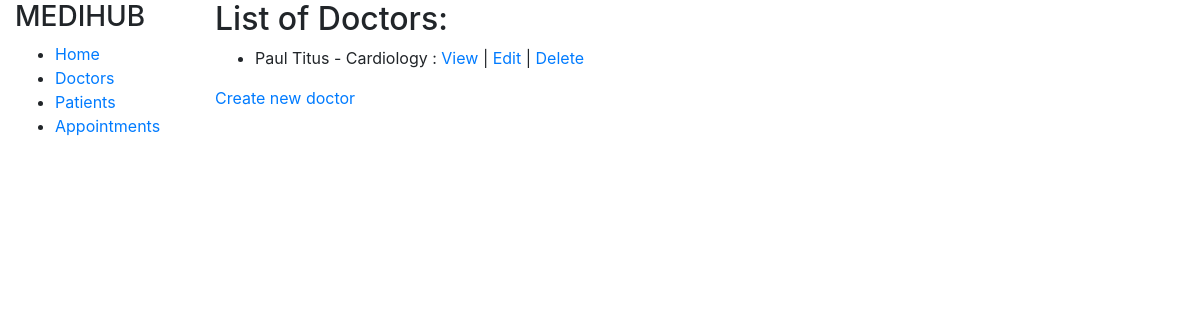
/hospital/doctors/, run on an earlier commit of the app's database.
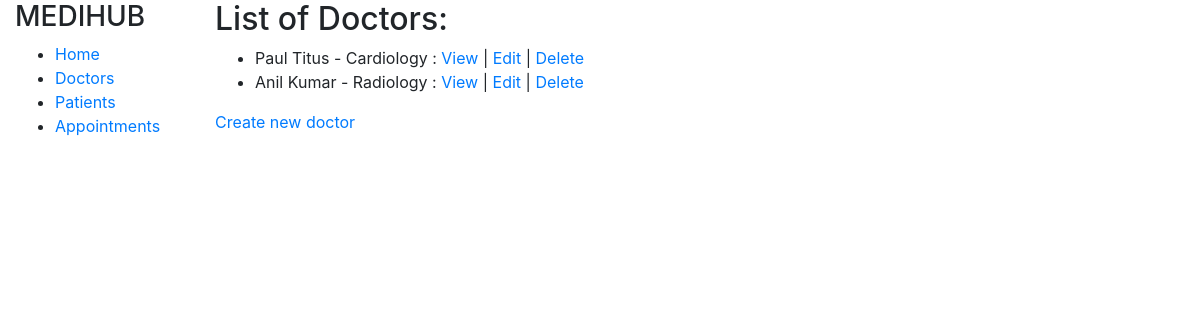
And on a later commit of the database.
### hospital/models.py (models this page shows)
class Doctor(models.Model):
    GENDER_CHOICES = [
        ('M', 'Male'),
        ('F', 'Female'),
        ('X', 'Other'),
    ]
    user = models.OneToOneField(User, on_delete=models.CASCADE, null=True, blank=True)
    first_name = models.CharField(max_length=50, null=True, blank=True)
    last_name = models.CharField(max_length=50, null=True, blank=True)
    gender = models.CharField(max_length=1, choices=GENDER_CHOICES, null=True, blank=True)
    dob = models.DateField(null=True, blank=True)
    department = models.CharField(max_length=50, null=True, blank=True)
    phone = models.CharField(max_length=10, null=True, blank=True)
    address = models.TextField(max_length=400, null=True, blank=True)
    email = models.CharField(max_length=100, null=True, blank=True)
    salary_in_rs = models.IntegerField(null=True, blank=True)
    schedule = models.TextField(max_length=1000, null=True, blank=True)
    def __str__(self):
        return f'{self.first_name} {self.last_name} - {self.department}'

### hospital/views.py (the view)
# urls.py: path('doctors/', views.doctorListView, name='doctor-list'),
def doctorListView(request):
    doctorList = Doctor.objects.all()
    context = {
        'list_of_doctors': doctorList,
    }
    return render(request, 'hospital/doctor_list.html', context)

### hospital/templates/hospital/doctor_list.html
{% extends 'hospital/base.html' %}
{% block content %}
<h2>List of Doctors:</h2>
<ul>
    {% for doctor in list_of_doctors %}
    <li>{{doctor}} :
        <a href="{% url 'doctor-detail' doctor.id %}">View</a> |
        <a href="{% url 'edit-doctor' doctor.id %}">Edit</a> |
        <a href="{% url 'delete-doctor' doctor.id %}">Delete</a>
    </li>
    {% endfor %}
</ul>
<p><a href="{% url 'create-doctor' %}">Create new doctor</a></p>
{% endblock %}

What changed in the data, as far as the page shows it:
added Doctor: first_name+last_name+department "Anil Kumar - Radiology"
